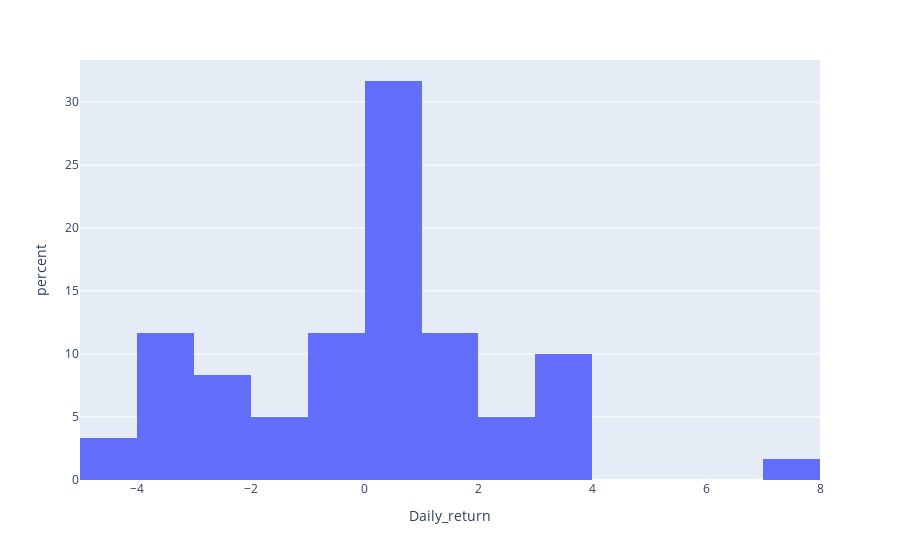

Notebook source saved alongside this figure:
### Code cell
dfig = go.Figure()
px.histogram(df.head(60), x="Daily_return",histnorm='percent')

### Figure 1 — Plotly figure (JSON) as saved in the notebook; plotly's stock layout.template omitted (floating-point values rounded to 4 significant figures)
{"data": [{"alignmentgroup": "True", "bingroup": "x", "histnorm": "percent", "hovertemplate": "Daily_return=%{x}<br>percent=%{y}<extra></extra>", "legendgroup": "", "marker": {"color": "#636efa"}, "name": "", "offsetgroup": "", "orientation": "v", "showlegend": false, "type": "histogram", "x": [0, 3.311, -0.8013, 0.1616, 1.935, 1.266, 0.1562, 2.34, 1.067, 0.4525, -0.9009, 0.1515, 1.059, 0.4491, 0.7452, -3.402, -0.1531, 0.6135, -2.439, 1.094, -2.628, 3.492, 2.761, 0.1493, -3.428, -4.938, -1.623, -0.33, 0.8278, 0.821, 0.3257, -2.11, 0.995, 0.6568, -2.447, 3.344, 1.294, 0.3195, -4.618, -3.172, -0.6897, -0.6944, -3.846, -2.182, 1.301, 0, -3.303, -3.036, 3.718, -1.509, 0.1916, -3.25, -0.7905, 2.988, -1.934, 7.495, 3.119, 3.559, 0.3436, 0.8562], "xaxis": "x", "yaxis": "y"}], "layout": {"barmode": "relative", "legend": {"tracegroupgap": 0}, "margin": {"t": 60}, "xaxis": {"anchor": "y", "domain": [0, 1], "title": {"text": "Daily_return"}}, "yaxis": {"anchor": "x", "domain": [0, 1], "title": {"text": "percent"}}}}
